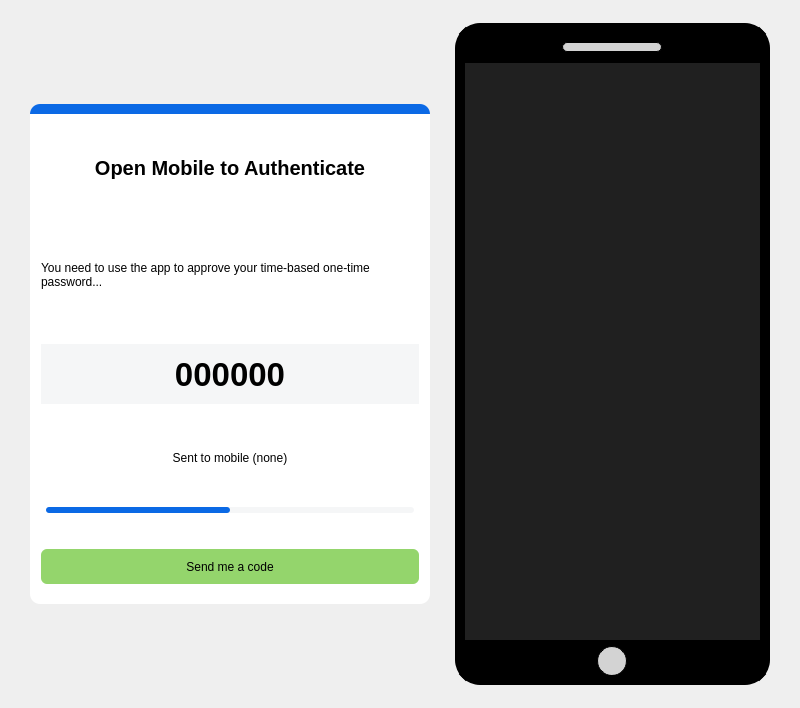
<?xml version="1.0" encoding="UTF-8"?>
<ui version="4.0">
 <class>Form</class>
 <widget class="QWidget" name="Form">
  <property name="geometry">
   <rect>
    <x>0</x>
    <y>0</y>
    <width>800</width>
    <height>708</height>
   </rect>
  </property>
  <property name="maximumSize">
   <size>
    <width>800</width>
    <height>720</height>
   </size>
  </property>
  <property name="windowTitle">
   <string>Form</string>
  </property>
  <property name="styleSheet">
   <string notr="true">#left_frame {
	background-color: white;
	border-radius: 10px;
}

#left_frame_design {
	border-top-left-radius: 10px;
	border-top-right-radius: 10px;
	background-color: #0b69e5;
}

#time_bar {
	min-height: 6px;
    max-height: 6px;
    border-radius: 3px;
	margin: 0px 5px 0px 5px;
	background-color: #f5f6f7;
}

#time_bar::chunk {
	min-height: 6px;
    max-height: 6px;
    border-radius: 3px;
	background-color: #0b69e5;
}

QPushButton {
	height: 35px;
	border-radius: 6px;
	border: none;
}

#left_frame QPushButton {
	background-color:#94d56c;
}

#title_label {
	margin-bottom: 30px;
	font-size: 15pt;
	font-weight: bold;
}

#code_label {
	background-color: #f5f6f7;
	margin: 20px 0px 5px 0px;
	padding: 10px;
	font-size: 25pt;
	font-weight: bold;
}


#phone_frame {
	border: 10px solid black;
	border-radius: 25px;
	background-color: white;
}

#phone_top, #phone_bottom {
	background-color: black;
}

#phone_top_design {
	background-color: lightgrey;
	border: 1px solid;
	border-radius: 5px;
}

#phone_bottom_design {
	background-color: lightgrey;
	border: 1px solid;
	border-radius: 15px;
}

#phone_page1 {
	background-color: #202020;
}

#phone_page2 {
	background-color: white;
}

#phone_title {
	font-size: 14pt;
	font-weight: bold;
}

#verification_label {
	font-size: 10pt;
	font-weight: bold;
}

#verify_btn {
	width: 120px;
	background-color:#94d56c;
}

#not_login_btn {
	border: 2px solid #ff5454;
	color: #ff5454;
}</string>
  </property>
  <layout class="QHBoxLayout" name="horizontalLayout">
   <item>
    <widget class="QFrame" name="left_frame">
     <property name="sizePolicy">
      <sizepolicy hsizetype="Preferred" vsizetype="Preferred">
       <horstretch>0</horstretch>
       <verstretch>0</verstretch>
      </sizepolicy>
     </property>
     <property name="maximumSize">
      <size>
       <width>400</width>
       <height>500</height>
      </size>
     </property>
     <property name="frameShape">
      <enum>QFrame::StyledPanel</enum>
     </property>
     <property name="frameShadow">
      <enum>QFrame::Raised</enum>
     </property>
     <layout class="QVBoxLayout" name="verticalLayout">
      <property name="leftMargin">
       <number>0</number>
      </property>
      <property name="topMargin">
       <number>0</number>
      </property>
      <property name="rightMargin">
       <number>0</number>
      </property>
      <item>
       <widget class="QWidget" name="left_frame_design" native="true">
        <property name="sizePolicy">
         <sizepolicy hsizetype="Preferred" vsizetype="Fixed">
          <horstretch>0</horstretch>
          <verstretch>0</verstretch>
         </sizepolicy>
        </property>
        <property name="minimumSize">
         <size>
          <width>0</width>
          <height>10</height>
         </size>
        </property>
       </widget>
      </item>
      <item>
       <layout class="QVBoxLayout" name="instruction_layout">
        <property name="leftMargin">
         <number>11</number>
        </property>
        <property name="topMargin">
         <number>20</number>
        </property>
        <property name="rightMargin">
         <number>11</number>
        </property>
        <property name="bottomMargin">
         <number>11</number>
        </property>
        <item>
         <widget class="QLabel" name="title_label">
          <property name="font">
           <font>
            <pointsize>15</pointsize>
            <weight>75</weight>
            <bold>true</bold>
           </font>
          </property>
          <property name="text">
           <string>Open Mobile to Authenticate</string>
          </property>
          <property name="alignment">
           <set>Qt::AlignCenter</set>
          </property>
         </widget>
        </item>
        <item>
         <widget class="QLabel" name="label_3">
          <property name="text">
           <string>You need to use the app to approve your time-based one-time password...</string>
          </property>
          <property name="alignment">
           <set>Qt::AlignLeading|Qt::AlignLeft|Qt::AlignVCenter</set>
          </property>
          <property name="wordWrap">
           <bool>true</bool>
          </property>
          <property name="margin">
           <number>20</number>
          </property>
         </widget>
        </item>
        <item>
         <widget class="QLabel" name="code_label">
          <property name="text">
           <string>000000</string>
          </property>
          <property name="alignment">
           <set>Qt::AlignCenter</set>
          </property>
         </widget>
        </item>
        <item>
         <widget class="QLabel" name="sent_label">
          <property name="text">
           <string>Sent to mobile (none)</string>
          </property>
          <property name="alignment">
           <set>Qt::AlignCenter</set>
          </property>
         </widget>
        </item>
        <item>
         <widget class="QProgressBar" name="time_bar">
          <property name="maximum">
           <number>60</number>
          </property>
          <property name="value">
           <number>30</number>
          </property>
          <property name="alignment">
           <set>Qt::AlignCenter</set>
          </property>
          <property name="textVisible">
           <bool>false</bool>
          </property>
          <property name="format">
           <string/>
          </property>
         </widget>
        </item>
        <item>
         <layout class="QVBoxLayout" name="bottom_layout">
          <property name="topMargin">
           <number>30</number>
          </property>
          <item>
           <widget class="QPushButton" name="code_btn">
            <property name="minimumSize">
             <size>
              <width>140</width>
              <height>0</height>
             </size>
            </property>
            <property name="cursor">
             <cursorShape>PointingHandCursor</cursorShape>
            </property>
            <property name="text">
             <string>Send me a code</string>
            </property>
           </widget>
          </item>
         </layout>
        </item>
       </layout>
      </item>
     </layout>
    </widget>
   </item>
   <item>
    <widget class="QFrame" name="phone_frame">
     <property name="sizePolicy">
      <sizepolicy hsizetype="Preferred" vsizetype="Preferred">
       <horstretch>0</horstretch>
       <verstretch>0</verstretch>
      </sizepolicy>
     </property>
     <property name="minimumSize">
      <size>
       <width>282</width>
       <height>441</height>
      </size>
     </property>
     <property name="maximumSize">
      <size>
       <width>315</width>
       <height>662</height>
      </size>
     </property>
     <property name="frameShape">
      <enum>QFrame::NoFrame</enum>
     </property>
     <property name="frameShadow">
      <enum>QFrame::Raised</enum>
     </property>
     <layout class="QVBoxLayout" name="verticalLayout_2">
      <property name="spacing">
       <number>0</number>
      </property>
      <property name="leftMargin">
       <number>0</number>
      </property>
      <property name="topMargin">
       <number>0</number>
      </property>
      <property name="rightMargin">
       <number>0</number>
      </property>
      <property name="bottomMargin">
       <number>0</number>
      </property>
      <item>
       <widget class="QWidget" name="phone_top" native="true">
        <property name="maximumSize">
         <size>
          <width>16777215</width>
          <height>30</height>
         </size>
        </property>
        <layout class="QHBoxLayout" name="horizontalLayout_5">
         <property name="leftMargin">
          <number>0</number>
         </property>
         <property name="topMargin">
          <number>7</number>
         </property>
         <property name="rightMargin">
          <number>0</number>
         </property>
         <property name="bottomMargin">
          <number>9</number>
         </property>
         <item>
          <widget class="QLabel" name="phone_top_design">
           <property name="sizePolicy">
            <sizepolicy hsizetype="Preferred" vsizetype="Fixed">
             <horstretch>0</horstretch>
             <verstretch>0</verstretch>
            </sizepolicy>
           </property>
           <property name="minimumSize">
            <size>
             <width>0</width>
             <height>0</height>
            </size>
           </property>
           <property name="maximumSize">
            <size>
             <width>100</width>
             <height>10</height>
            </size>
           </property>
           <property name="text">
            <string/>
           </property>
          </widget>
         </item>
        </layout>
       </widget>
      </item>
      <item>
       <widget class="QStackedWidget" name="phone_container">
        <property name="sizePolicy">
         <sizepolicy hsizetype="Maximum" vsizetype="Maximum">
          <horstretch>0</horstretch>
          <verstretch>0</verstretch>
         </sizepolicy>
        </property>
        <property name="maximumSize">
         <size>
          <width>315</width>
          <height>600</height>
         </size>
        </property>
        <property name="currentIndex">
         <number>0</number>
        </property>
        <widget class="QWidget" name="phone_page1"/>
        <widget class="QWidget" name="phone_page2">
         <layout class="QVBoxLayout" name="verticalLayout_3">
          <property name="spacing">
           <number>7</number>
          </property>
          <item>
           <widget class="QLabel" name="phone_title">
            <property name="sizePolicy">
             <sizepolicy hsizetype="Expanding" vsizetype="Minimum">
              <horstretch>0</horstretch>
              <verstretch>0</verstretch>
             </sizepolicy>
            </property>
            <property name="maximumSize">
             <size>
              <width>16777215</width>
              <height>75</height>
             </size>
            </property>
            <property name="text">
             <string>Are you logging in to MFA APP?</string>
            </property>
            <property name="wordWrap">
             <bool>true</bool>
            </property>
           </widget>
          </item>
          <item>
           <widget class="QLabel" name="label_5">
            <property name="sizePolicy">
             <sizepolicy hsizetype="Expanding" vsizetype="Minimum">
              <horstretch>0</horstretch>
              <verstretch>0</verstretch>
             </sizepolicy>
            </property>
            <property name="maximumSize">
             <size>
              <width>16777215</width>
              <height>90</height>
             </size>
            </property>
            <property name="font">
             <font>
              <pointsize>8</pointsize>
             </font>
            </property>
            <property name="text">
             <string>For your security, enter the code displayed on your login screen. Never enter a code from a text or phone call.</string>
            </property>
            <property name="wordWrap">
             <bool>true</bool>
            </property>
           </widget>
          </item>
          <item>
           <widget class="QLabel" name="verification_label">
            <property name="maximumSize">
             <size>
              <width>150</width>
              <height>20</height>
             </size>
            </property>
            <property name="text">
             <string>Verification Code</string>
            </property>
           </widget>
          </item>
          <item>
           <widget class="QLineEdit" name="code_field">
            <property name="maximumSize">
             <size>
              <width>200</width>
              <height>16777215</height>
             </size>
            </property>
            <property name="maxLength">
             <number>6</number>
            </property>
           </widget>
          </item>
          <item>
           <widget class="QWidget" name="gridWidget" native="true">
            <property name="maximumSize">
             <size>
              <width>16777215</width>
              <height>100</height>
             </size>
            </property>
            <layout class="QGridLayout" name="gridLayout">
             <item row="0" column="1">
              <widget class="QLabel" name="location_label">
               <property name="text">
                <string>Location</string>
               </property>
              </widget>
             </item>
             <item row="1" column="0">
              <widget class="QLabel" name="label_9">
               <property name="sizePolicy">
                <sizepolicy hsizetype="Minimum" vsizetype="Preferred">
                 <horstretch>0</horstretch>
                 <verstretch>0</verstretch>
                </sizepolicy>
               </property>
               <property name="maximumSize">
                <size>
                 <width>25</width>
                 <height>25</height>
                </size>
               </property>
               <property name="text">
                <string/>
               </property>
               <property name="pixmap">
                <pixmap>../../resources/icons/clock.svg</pixmap>
               </property>
              </widget>
             </item>
             <item row="1" column="1">
              <widget class="QLabel" name="time_label">
               <property name="text">
                <string>Time</string>
               </property>
              </widget>
             </item>
             <item row="0" column="0">
              <widget class="QLabel" name="label_7">
               <property name="sizePolicy">
                <sizepolicy hsizetype="Minimum" vsizetype="Preferred">
                 <horstretch>0</horstretch>
                 <verstretch>0</verstretch>
                </sizepolicy>
               </property>
               <property name="maximumSize">
                <size>
                 <width>25</width>
                 <height>25</height>
                </size>
               </property>
               <property name="layoutDirection">
                <enum>Qt::LeftToRight</enum>
               </property>
               <property name="text">
                <string/>
               </property>
               <property name="pixmap">
                <pixmap>../../resources/icons/map-pin.svg</pixmap>
               </property>
              </widget>
             </item>
            </layout>
           </widget>
          </item>
          <item>
           <layout class="QHBoxLayout" name="button_group_layout">
            <item>
             <widget class="QPushButton" name="not_login_btn">
              <property name="minimumSize">
               <size>
                <width>150</width>
                <height>0</height>
               </size>
              </property>
              <property name="cursor">
               <cursorShape>PointingHandCursor</cursorShape>
              </property>
              <property name="text">
               <string>I'm not logging in</string>
              </property>
             </widget>
            </item>
            <item>
             <widget class="QPushButton" name="verify_btn">
              <property name="cursor">
               <cursorShape>PointingHandCursor</cursorShape>
              </property>
              <property name="text">
               <string>Verify</string>
              </property>
             </widget>
            </item>
           </layout>
          </item>
         </layout>
        </widget>
       </widget>
      </item>
      <item>
       <widget class="QWidget" name="phone_bottom" native="true">
        <property name="maximumSize">
         <size>
          <width>16777215</width>
          <height>35</height>
         </size>
        </property>
        <layout class="QHBoxLayout" name="horizontalLayout_6">
         <property name="spacing">
          <number>0</number>
         </property>
         <property name="leftMargin">
          <number>0</number>
         </property>
         <property name="topMargin">
          <number>6</number>
         </property>
         <property name="rightMargin">
          <number>0</number>
         </property>
         <property name="bottomMargin">
          <number>0</number>
         </property>
         <item>
          <widget class="QLabel" name="phone_bottom_design">
           <property name="sizePolicy">
            <sizepolicy hsizetype="Fixed" vsizetype="Fixed">
             <horstretch>0</horstretch>
             <verstretch>0</verstretch>
            </sizepolicy>
           </property>
           <property name="minimumSize">
            <size>
             <width>30</width>
             <height>30</height>
            </size>
           </property>
           <property name="text">
            <string/>
           </property>
          </widget>
         </item>
        </layout>
       </widget>
      </item>
     </layout>
    </widget>
   </item>
  </layout>
 </widget>
 <resources/>
 <connections/>
</ui>
